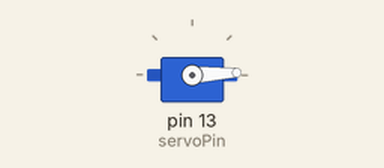
This sketch was run on a simulated Arduino Uno, built with avr-gcc and run on an emulated ATmega328P. On the bench: servo.

Above: at 0.05 s.
At 0.75 s:
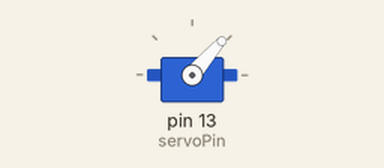
At 1.5 s:
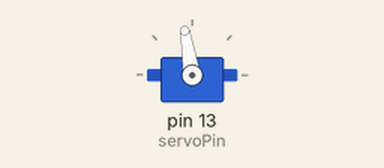
At 3.0 s:
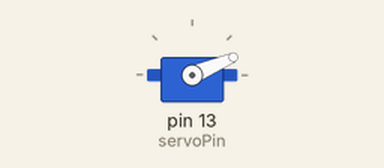
Timing chart, 0 to 7.6 s (numbered marks = the images above):
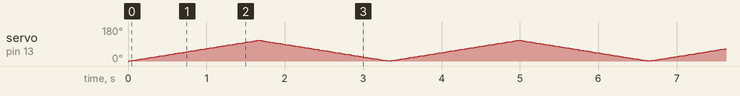

The sketch:

servotest01.ino
```cpp
#include <Servo.h>

int servoPin = 13;

Servo servo;

int angle = 0; // servo position in degrees

void setup()
{
    servo.attach(servoPin);
}


void loop()
{
  // scan from 0 to 180 degrees
  for(angle = 0; angle < 110; angle++)
  {
    servo.write(angle);
    delay(15);
  }
  // now scan back from 180 to 0 degrees
  for(angle = 110; angle > 0; angle--)
  {
    servo.write(angle);
    delay(15);
  }
}
```
